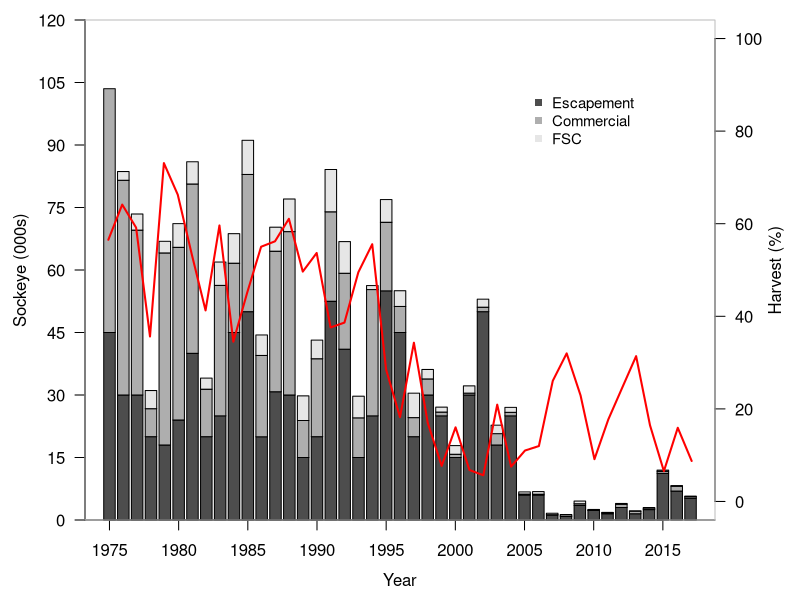

This figure's R source:
data<-read.table("data/catch_data.txt",header=T)
dat.matrix<-read.table("data/catch_matrix.txt", header=T)
mat.short<-read.table("data/catch_matrix.short.txt", header=F)

mar.short<-as.matrix(mat.short[,2:44])

tot.inc<-seq(0,120000,15000)
labs<-c(0,15,30,45,60,75,90,105,120)
count<-seq(0,40,5)
years<-seq(1975,2020,5)

jpeg(filename = "figures/figure_2.jpeg", width = 7, height = 3.5, units = "in", bg = "white", res = 400)
#dev.new(width=7, height=3.5)

par(mar=c(4,4,1,4))
b<-barplot(mar.short,yaxt="n",xaxt="n",xlab="",ylab="",ylim=c(0,120000))
axis(side=2, las=2, at=tot.inc, labels=labs,line=-0.25)
mtext("Sockeye (000s)",side=2,adj=0.5,line=2.5)
axis(side=1, at=c(0.7,6.7,12.7,18.7,24.7,30.7,36.7,42.7,48.7), labels=c(1975,1980,1985,1990,1995,2000,2005,2010,2015))
mtext("Year",side=1,line=2.5)

par(new=TRUE,mar=c(4,4.25,1,4.25))
plot(harvest_rate~year, xlab="",ylab="",data=data,yaxt="n",xaxt="n", col="red",type="l",lwd=2,bty="l", ylim=c(0,1))
axis(side=4,at=c(0,0.2,0.4,0.6,0.8,1),labels=c("0","20","40","60","80","100"),las=1)
mtext("Harvest (%)",side=4,adj=0.5,line=2.5)


colors<-gray.colors(3, start = 0.3, end = 0.9, gamma = 2.2, alpha = NULL)
legend(2005,0.9,c("Escapement","Commercial","FSC"),col=colors,pch=15,cex=0.9,bty="n")
box(col="grey")

dev.off()





